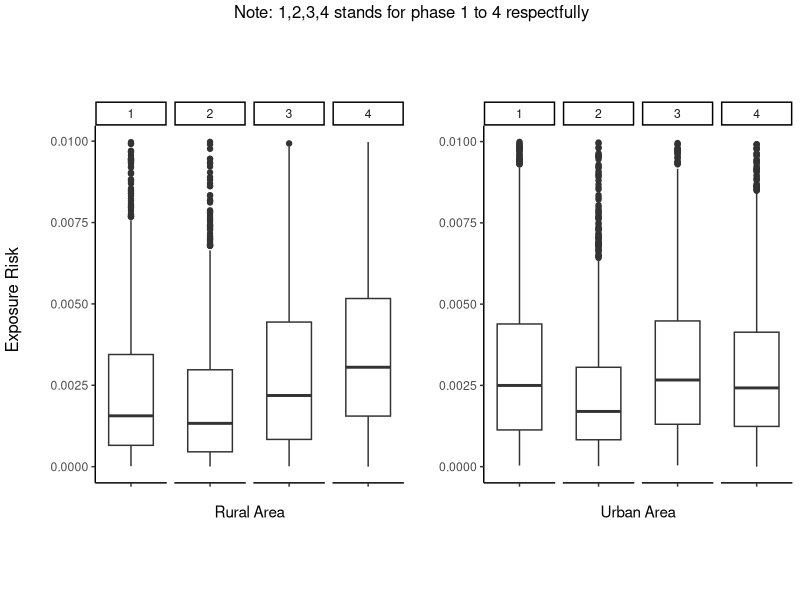
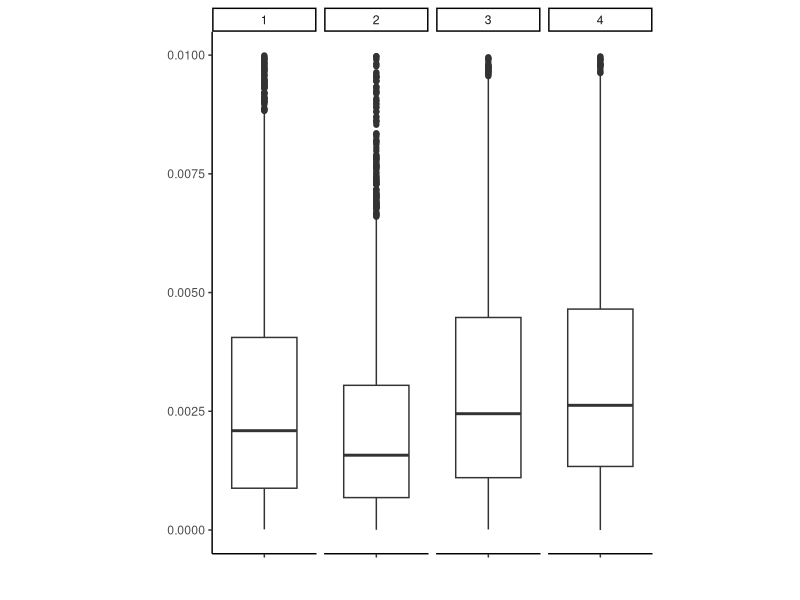
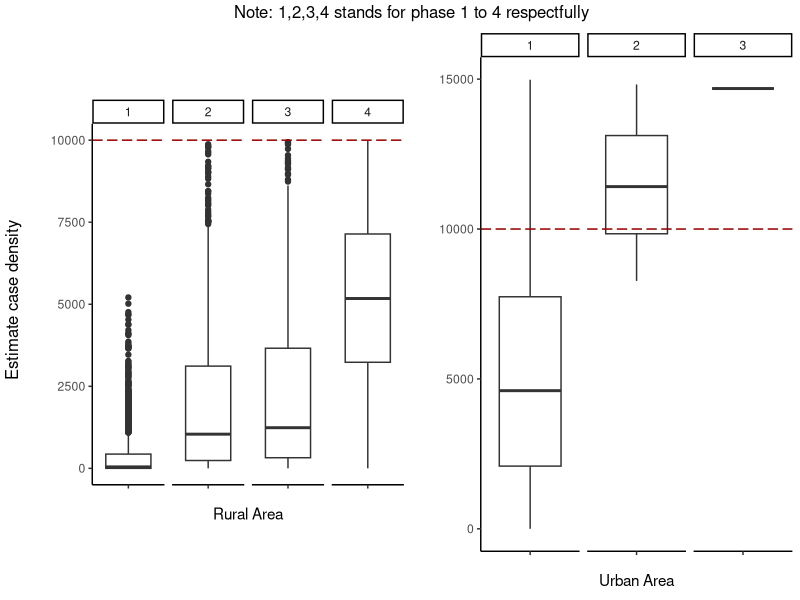
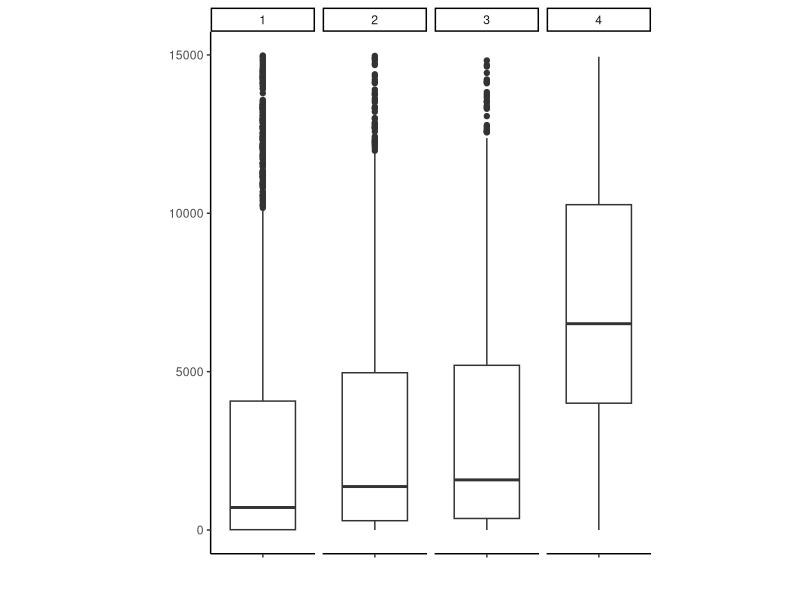
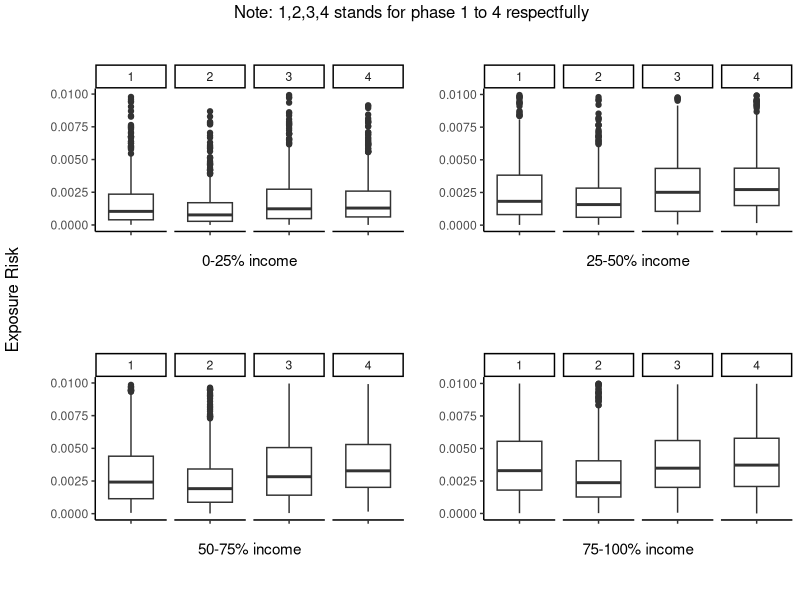
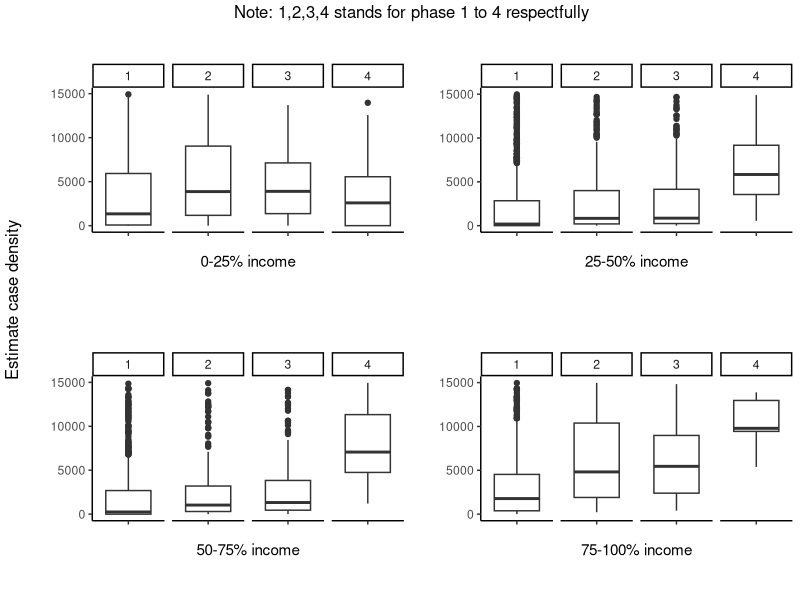
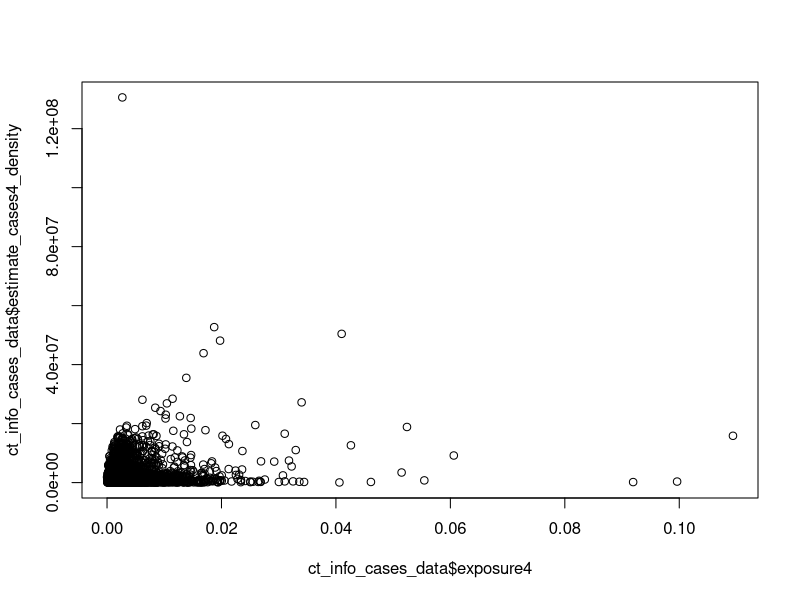
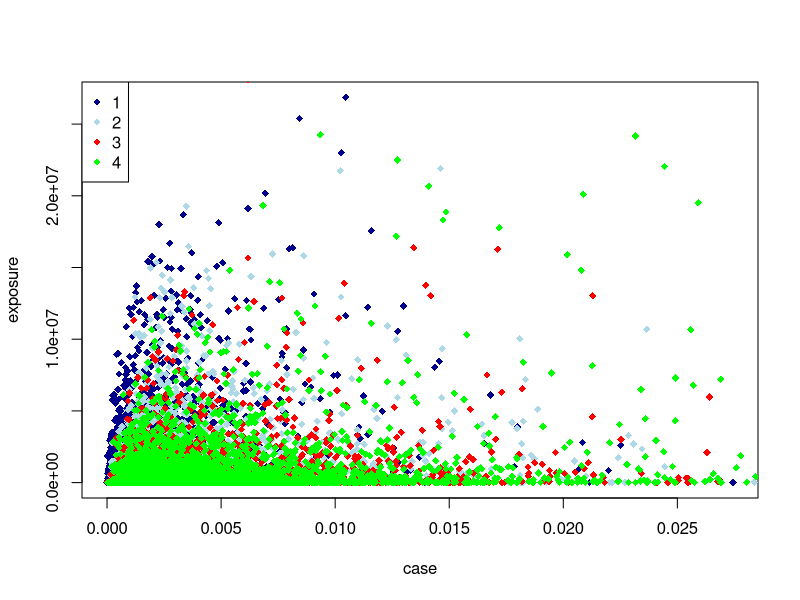

Source code (R) for these figures, in order:
## ---- chunk 1
knitr::opts_chunk$set(echo = TRUE)
## ---- chunk 2
library(tidyverse)
## ---- chunk 3
ct_info_cases_data = read_csv("data/ct_info_cases_data.csv")[,c("GEOID", "countyFIPS", "POPULATION", "POP_DENSITY", "Shape_Area", "estimate_cases1_density", "estimate_cases2_density", "estimate_cases3_density", "estimate_cases4_density", "income", "exposure1", "exposure2", "exposure3", "exposure4", "pop_density_class", "income_class")]
## ---- chunk 4
mean(ct_info_cases_data$exposure4, na.rm=TRUE)
?mean
## ---- chunk 5
n = nrow(ct_info_cases_data)
by_phase = matrix(NA, nrow = n*4, ncol = 5)
by_phase[1:n,1] = ct_info_cases_data$exposure1
by_phase[1:n,2] = ct_info_cases_data$estimate_cases1_density
by_phase[1:n,3] = ct_info_cases_data$pop_density_class
by_phase[1:n,4] = ct_info_cases_data$income_class
by_phase[1:n,5] = 1


by_phase[(n+1):(2*n),1] = ct_info_cases_data$exposure2
by_phase[(n+1):(2*n),2] = ct_info_cases_data$estimate_cases2_density
by_phase[(n+1):(2*n),3] = ct_info_cases_data$pop_density_class
by_phase[(n+1):(2*n),4] = ct_info_cases_data$income_class
by_phase[(n+1):(2*n),5] = 2

by_phase[(2*n+1):(3*n),1] = ct_info_cases_data$exposure3
by_phase[(2*n+1):(3*n),2] = ct_info_cases_data$estimate_cases3_density
by_phase[(2*n+1):(3*n),3] = ct_info_cases_data$pop_density_class
by_phase[(2*n+1):(3*n),4] = ct_info_cases_data$income_class
by_phase[(2*n+1):(3*n),5] = 3

by_phase[(3*n+1):(4*n),1] = ct_info_cases_data$exposure4
by_phase[(3*n+1):(4*n),2] = ct_info_cases_data$estimate_cases4_density
by_phase[(3*n+1):(4*n),3] = ct_info_cases_data$pop_density_class
by_phase[(3*n+1):(4*n),4] = ct_info_cases_data$income_class
by_phase[(3*n+1):(4*n),5] = 4

dataset = data.frame(by_phase)
colnames(dataset) = c("exposure", "case", "pop_density_class", "income_class","phase")

## ---- chunk 6
rural = dataset %>%
 filter(pop_density_class %in% c(1,2),
        exposure >= 0 & exposure <= 0.01) %>%
 ggplot() +
 aes(x = "", y = exposure, group = phase) +
 geom_boxplot() +
 labs(x = "Rural Area", y = "") +
 theme_classic() +
 theme(aspect.ratio = 5) +
 facet_grid(vars(), vars(phase))

urban = dataset %>%
 filter(pop_density_class %in% c(3,4),
        exposure >= 0 & exposure <= 0.01) %>%
 ggplot() +
 aes(x = "", y = exposure, group = phase) +
 geom_boxplot() +
 labs(x = "Urban Area", y = "") +
 theme_classic() +
 theme(aspect.ratio = 5) +
 facet_grid(vars(), vars(phase))

gridExtra::grid.arrange(rural, urban, ncol = 2,
                        left = "Exposure Risk",
                        top = "Note: 1,2,3,4 stands for phase 1 to 4 respectfully")
dataset %>%
 filter(exposure >= 0 & exposure <= 0.01) %>%
 ggplot() +
 aes(x = "", y = exposure, group = phase) +
 geom_boxplot() +
 labs(x = "", y = "") +
 theme_classic() +
 theme(aspect.ratio = 5) +
 facet_grid(vars(), vars(phase))
## ---- chunk 7
rural = dataset %>%
 filter(pop_density_class %in% c(1,2),
        case >= 0 & case <= 10000
        ) %>%
 ggplot() +
 aes(x = "", y = case, group = phase) +
 geom_boxplot() +
 labs(x = "Rural Area", y = "") +
 theme_classic() +
 theme(aspect.ratio = 5) +
 facet_grid(vars(), vars(phase))+
    geom_hline(aes(yintercept = 10000), col = "#990000", linetype = 5, show.legend = FALSE) 

urban = dataset %>%
 filter(pop_density_class %in% c(3,4),
        case >= 0 & case <= 15000) %>%
 ggplot() +
 aes(x = "", y = case, group = phase) +
 geom_boxplot() +
 labs(x = "Urban Area", y = "") +
 theme_classic() +
 theme(aspect.ratio = 5) +
 facet_grid(vars(), vars(phase))+
      geom_hline(aes(yintercept = 10000), col = "#990000", linetype = 5, show.legend = FALSE) 

gridExtra::grid.arrange(rural, urban, ncol = 2,
                        left = "Estimate case density",
                        top = "Note: 1,2,3,4 stands for phase 1 to 4 respectfully")

dataset %>%
  filter(case >= 0 & case <= 15000) %>% 
 ggplot() +
 aes(x = "", y = case, group = phase) +
 geom_boxplot() +
 labs(x = "", y = "") +
 theme_classic() +
 theme(aspect.ratio = 5) +
 facet_grid(vars(), vars(phase))
## ---- chunk 8
income1 = dataset %>%
 filter(income_class == 1,
        exposure >= 0 & exposure <= 0.01) %>%
 ggplot() +
 aes(x = "", y = exposure, group = phase) +
 geom_boxplot() +
 labs(x = "0-25% income", y = "") +
 theme_classic() +
 theme(aspect.ratio = 2) +
 facet_grid(vars(), vars(phase))

income2 = dataset %>%
 filter(income_class == 2,
        exposure >= 0 & exposure <= 0.01) %>%
 ggplot() +
 aes(x = "", y = exposure, group = phase) +
 geom_boxplot() +
 labs(x = "25-50% income", y = "") +
 theme_classic() +
 theme(aspect.ratio = 2) +
 facet_grid(vars(), vars(phase))

income3 = dataset %>%
 filter(income_class == 3,
        exposure >= 0 & exposure <= 0.01) %>%
 ggplot() +
 aes(x = "", y = exposure, group = phase) +
 geom_boxplot() +
 labs(x = "50-75% income", y = "") +
 theme_classic() +
 theme(aspect.ratio = 2) +
 facet_grid(vars(), vars(phase))

income4 = dataset %>%
 filter(income_class == 4,
        exposure >= 0 & exposure <= 0.01) %>%
 ggplot() +
 aes(x = "", y = exposure, group = phase) +
 geom_boxplot() +
 labs(x = "75-100% income", y = "") +
 theme_classic() +
 theme(aspect.ratio = 2) +
 facet_grid(vars(), vars(phase))

gridExtra::grid.arrange(income1, income2, income3, income4, ncol = 2,
                        left = "Exposure Risk",
                        top = "Note: 1,2,3,4 stands for phase 1 to 4 respectfully")

## ---- chunk 9
income1 = dataset %>%
 filter(income_class == 1,
        case >= 0 & case <= 15000)%>%
 ggplot() +
 aes(x = "", y = case, group = phase) +
 geom_boxplot() +
 labs(x = "0-25% income", y = "") +
 theme_classic() +
 theme(aspect.ratio = 2) +
 facet_grid(vars(), vars(phase))

income2 = dataset %>%
 filter(income_class == 2,
        case >= 0 & case <= 15000)%>%
 ggplot() +
 aes(x = "", y = case, group = phase) +
 geom_boxplot() +
 labs(x = "25-50% income", y = "") +
 theme_classic() +
 theme(aspect.ratio = 2) +
 facet_grid(vars(), vars(phase))

income3 = dataset %>%
 filter(income_class == 3,
        case >= 0 & case <= 15000) %>%
 ggplot() +
 aes(x = "", y = case, group = phase) +
 geom_boxplot() +
 labs(x = "50-75% income", y = "") +
 theme_classic() +
 theme(aspect.ratio = 2) +
 facet_grid(vars(), vars(phase))

income4 = dataset %>%
 filter(income_class == 4,
        case >= 0 & case <= 15000) %>%
 ggplot() +
 aes(x = "", y = case, group = phase) +
 geom_boxplot() +
 labs(x = "75-100% income", y = "") +
 theme_classic() +
 theme(aspect.ratio = 2) +
 facet_grid(vars(), vars(phase))

gridExtra::grid.arrange(income1, income2, income3, income4, ncol = 2,
                        left = "Estimate case density",
                        top = "Note: 1,2,3,4 stands for phase 1 to 4 respectfully")

## ---- chunk 10
plot(ct_info_cases_data$exposure4, ct_info_cases_data$estimate_cases4_density)
?plot
## ---- chunk 11
income1 = dataset[which(dataset[,"income_class"] == 1), c("case", "exposure")] 
income2 = dataset[which(dataset[,"income_class"] == 2), c("case", "exposure")] 
income3 = dataset[which(dataset[,"income_class"] == 3), c("case", "exposure")] 
income4 = dataset[which(dataset[,"income_class"] == 4), c("case", "exposure")] 
plot(y=income1$case, x=income1$exposure, col = "darkblue", pch = 18,
  # xlim = c(-2,2.5), ylim = c(-2,2.5),
  xlab = "case", ylab = "exposure", )
points(y=income2$case, x=income2$exposure, col = "lightblue", pch = 18)
points(y=income3$case, x=income3$exposure, col = "red", pch = 18)
points(y=income4$case, x=income4$exposure, col = "green", pch = 18)
legend("topleft",legend = c("1","2", "3","4"), col = c("darkblue", "lightblue", "red", "green"), pch = 18)
